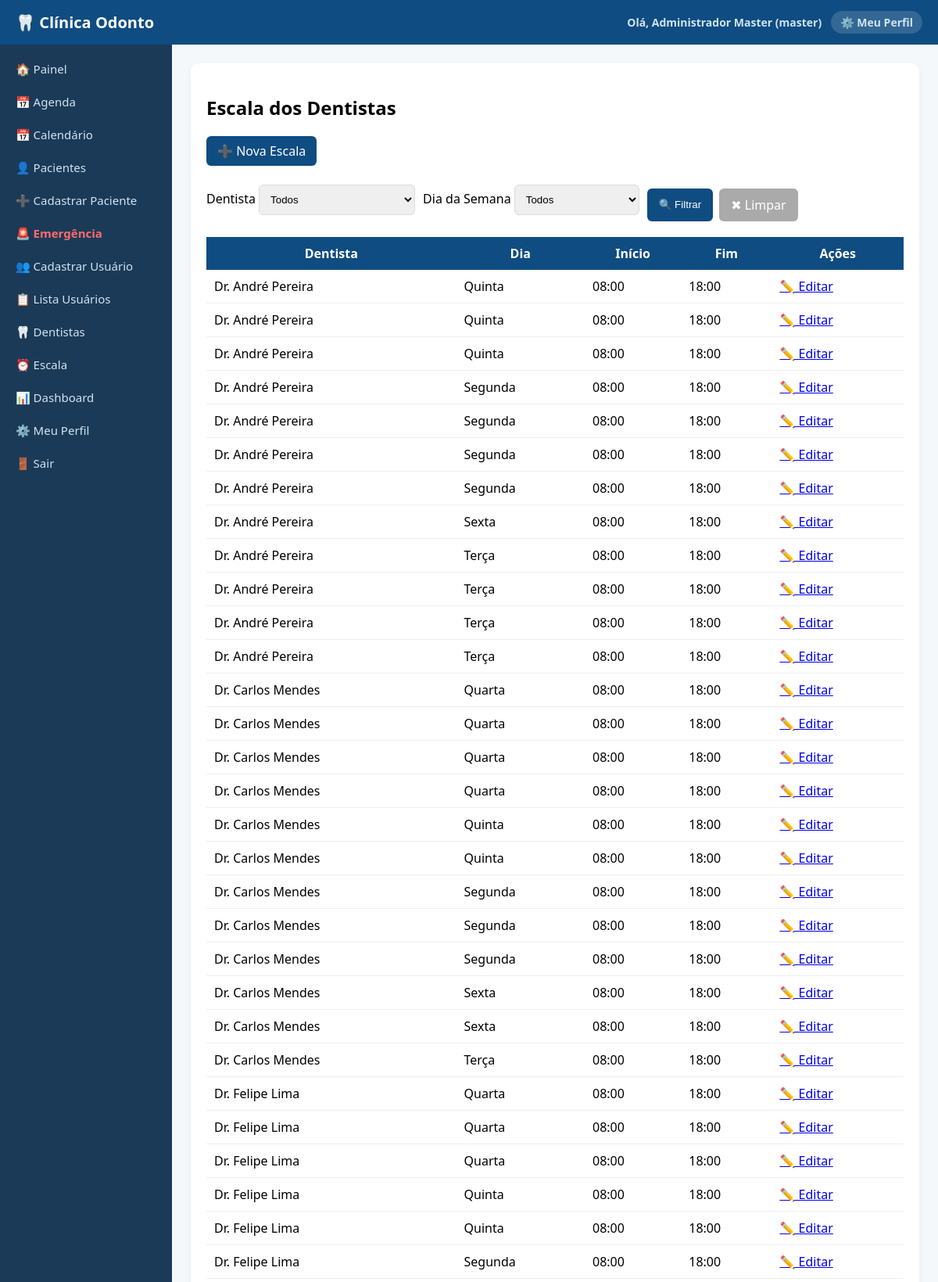
The page /escala (signed in, upper part) on the database its author committed.
### tables this page shows
CREATE TABLE escala_dentistas (
            id INTEGER PRIMARY KEY AUTOINCREMENT,
            dentista_id INTEGER,
            dia_semana TEXT,
            hora_inicio TEXT,
            hora_fim TEXT
        );

CREATE TABLE usuarios (
            id INTEGER PRIMARY KEY AUTOINCREMENT,
            nome TEXT,
            email TEXT UNIQUE,
            senha TEXT,
            tipo TEXT,
            especialidade TEXT,
            cro TEXT
        );

### routes/consultas.py (the view)
@consultas.route('/escala')
@tipo_required(['master', 'admin', 'operador', 'atendente', 'dentista'])
def escala():
    tipo = session.get('usuario_tipo')
    dentista_id = request.args.get('dentista_id')
    dia_semana  = request.args.get('dia_semana')
    conn = get_db_connection()
    cur = conn.cursor()
    query = 'SELECT e.*, u.nome as dentista_nome FROM escala_dentistas e LEFT JOIN usuarios u ON u.id = e.dentista_id WHERE 1=1'
    params = []
    if tipo == 'dentista':
        query += f' AND e.dentista_id = {p()}'
        params.append(session.get('usuario_id'))
    elif dentista_id:
        query += f' AND e.dentista_id = {p()}'; params.append(dentista_id)
    if dia_semana:
        query += f' AND e.dia_semana = {p()}'; params.append(dia_semana)
    query += ' ORDER BY u.nome, e.dia_semana'
    cur.execute(query, params)
    lista = fetch_all(cur, cur.fetchall())
    cur.execute("SELECT * FROM usuarios WHERE tipo = 'dentista' ORDER BY nome")
    dents = fetch_all(cur, cur.fetchall())
    conn.close()
    pode_editar = tipo in ['master', 'admin', 'operador']
    return render_template('escala.html', escala=lista, dentistas=dents, pode_editar=pode_editar)

### db.py (called while the page is built)
def get_db_connection():
    if DATABASE_URL:
        import psycopg2
        import psycopg2.extras
        conn = psycopg2.connect(DATABASE_URL)
        conn.autocommit = False
        return conn
    else:
        conn = sqlite3.connect('database.db')
        conn.row_factory = sqlite3.Row
        return conn

def is_postgres():
    return bool(DATABASE_URL)

### routes/consultas.py (called while the page is built)
def fetch_all(cur, rows):
    return rows_as_dicts(rows, cur) if is_postgres() else rows

### routes/utils.py (called while the page is built)
def tipo_required(tipos_permitidos):
    def decorator(func):
        @wraps(func)
        def wrapper(*args, **kwargs):
            if 'usuario_tipo' not in session:
                return redirect('/login')
            if session['usuario_tipo'] not in tipos_permitidos:
                return "<h1>Acesso negado</h1>"
            return func(*args, **kwargs)
        return wrapper
    return decorator

### templates/escala.html (shortened to what this page needs)
{% extends "base.html" %}
{% block content %}
<div class="card">
<h2>Escala dos Dentistas</h2>
{% if pode_editar %}
<a href="/escala/nova" style="display:inline-block; margin-bottom:16px; padding:8px 14px; background:#0f4c81; color:white; border-radius:6px; text-decoration:none;">➕ Nova Escala</a>
{% endif %}
<form method="GET" style="display:flex; flex-wrap:wrap; gap:10px; align-items:flex-end; margin-bottom:20px;">
    <div>
        <label>Dentista</label>
        <select name="dentista_id" style="width:200px;">
            <option value="">Todos</option>
        </select>
    </div>
    <div>
        <label>Dia da Semana</label>
        <select name="dia_semana" style="width:160px;">
            <option value="">Todos</option>
        </select>
    </div>
    <div style="display:flex; gap:8px;">
        <button type="submit">🔍 Filtrar</button>
        <a href="/escala" style="padding:10px 15px; background:#aaa; color:white; border-radius:6px; text-decoration:none;">✖ Limpar</a>
    </div>
</form>
<table>
<tr>
    <th>Dentista</th>
    <th>Dia</th>
    <th>Início</th>
    <th>Fim</th>
    <th>Ações</th>
</tr>
{% for e in escala %}
<tr>
    <td>{{ e.dentista_nome }}</td>
    <td>{{ e.dia_semana }}</td>
    <td>{{ e.hora_inicio }}</td>
    <td>{{ e.hora_fim }}</td>
    <td>
        {% if pode_editar %}<a href="/escala/editar/{{ e.id }}">✏️ Editar</a>{% else %}—{% endif %}
    </td>
</tr>
{% endfor %}
</table>
</div>
{% endblock %}

### static/style.css (style rules this page uses)
body { margin: 0; font-family: 'Segoe UI', Arial; background: #f4f8fb; }
.card { background: white; padding: 20px; border-radius: 10px; box-shadow: 0 4px 10px rgba(0,0,0,0.05); }
input, select, textarea { width: 100%; padding: 10px; margin: 8px 0; border: 1px solid #dcdcdc; border-radius: 6px; }
button { background: #0f4c81; color: white; border: none; padding: 10px 15px; border-radius: 6px; cursor: pointer; }
table { width: 100%; border-collapse: collapse; margin-top: 15px; background: white; }
th { background: #0f4c81; color: white; padding: 10px; }
td { padding: 10px; border-bottom: 1px solid #eee; }

### rows shown on the page
escala_dentistas: dentista_nome "Dr. André Pereira", dia_semana "Quinta", hora_inicio "08:00", hora_fim "18:00"
escala_dentistas: dentista_nome "Dr. André Pereira", dia_semana "Quinta", hora_inicio "08:00", hora_fim "18:00"
escala_dentistas: dentista_nome "Dr. André Pereira", dia_semana "Quinta", hora_inicio "08:00", hora_fim "18:00"
escala_dentistas: dentista_nome "Dr. André Pereira", dia_semana "Segunda", hora_inicio "08:00", hora_fim "18:00"
escala_dentistas: dentista_nome "Dr. André Pereira", dia_semana "Segunda", hora_inicio "08:00", hora_fim "18:00"
escala_dentistas: dentista_nome "Dr. André Pereira", dia_semana "Segunda", hora_inicio "08:00", hora_fim "18:00"
escala_dentistas: dentista_nome "Dr. André Pereira", dia_semana "Segunda", hora_inicio "08:00", hora_fim "18:00"
escala_dentistas: dentista_nome "Dr. André Pereira", dia_semana "Sexta", hora_inicio "08:00", hora_fim "18:00"
escala_dentistas: dentista_nome "Dr. André Pereira", dia_semana "Terça", hora_inicio "08:00", hora_fim "18:00"
escala_dentistas: dentista_nome "Dr. André Pereira", dia_semana "Terça", hora_inicio "08:00", hora_fim "18:00"
escala_dentistas: dentista_nome "Dr. André Pereira", dia_semana "Terça", hora_inicio "08:00", hora_fim "18:00"
escala_dentistas: dentista_nome "Dr. André Pereira", dia_semana "Terça", hora_inicio "08:00", hora_fim "18:00"
escala_dentistas: dentista_nome "Dr. Carlos Mendes", dia_semana "Quarta", hora_inicio "08:00", hora_fim "18:00"
escala_dentistas: dentista_nome "Dr. Carlos Mendes", dia_semana "Quarta", hora_inicio "08:00", hora_fim "18:00"
escala_dentistas: dentista_nome "Dr. Carlos Mendes", dia_semana "Quarta", hora_inicio "08:00", hora_fim "18:00"
escala_dentistas: dentista_nome "Dr. Carlos Mendes", dia_semana "Quarta", hora_inicio "08:00", hora_fim "18:00"
escala_dentistas: dentista_nome "Dr. Carlos Mendes", dia_semana "Quinta", hora_inicio "08:00", hora_fim "18:00"
escala_dentistas: dentista_nome "Dr. Carlos Mendes", dia_semana "Quinta", hora_inicio "08:00", hora_fim "18:00"
escala_dentistas: dentista_nome "Dr. Carlos Mendes", dia_semana "Segunda", hora_inicio "08:00", hora_fim "18:00"
escala_dentistas: dentista_nome "Dr. Carlos Mendes", dia_semana "Segunda", hora_inicio "08:00", hora_fim "18:00"
escala_dentistas: dentista_nome "Dr. Carlos Mendes", dia_semana "Segunda", hora_inicio "08:00", hora_fim "18:00"
escala_dentistas: dentista_nome "Dr. Carlos Mendes", dia_semana "Sexta", hora_inicio "08:00", hora_fim "18:00"
escala_dentistas: dentista_nome "Dr. Carlos Mendes", dia_semana "Sexta", hora_inicio "08:00", hora_fim "18:00"
escala_dentistas: dentista_nome "Dr. Carlos Mendes", dia_semana "Terça", hora_inicio "08:00", hora_fim "18:00"
escala_dentistas: dentista_nome "Dr. Felipe Lima", dia_semana "Quarta", hora_inicio "08:00", hora_fim "18:00"
escala_dentistas: dentista_nome "Dr. Felipe Lima", dia_semana "Quarta", hora_inicio "08:00", hora_fim "18:00"
escala_dentistas: dentista_nome "Dr. Felipe Lima", dia_semana "Quarta", hora_inicio "08:00", hora_fim "18:00"
escala_dentistas: dentista_nome "Dr. Felipe Lima", dia_semana "Quinta", hora_inicio "08:00", hora_fim "18:00"
escala_dentistas: dentista_nome "Dr. Felipe Lima", dia_semana "Quinta", hora_inicio "08:00", hora_fim "18:00"
escala_dentistas: dentista_nome "Dr. Felipe Lima", dia_semana "Segunda", hora_inicio "08:00", hora_fim "18:00"

### other values the page prints
{{ session.usuario_nome }} "Administrador Master"
{{ session.usuario_tipo }} "master"
